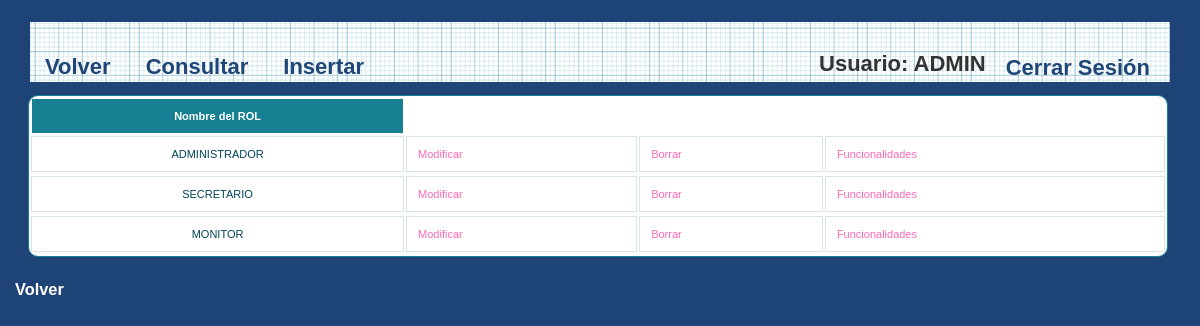
Screenshot of /IUjulio/Controllers/ROL_Controller.php (signed in) with the database file from the repository.
### tables this page shows
CREATE TABLE IF NOT EXISTS `ROL` (
`ROL_ID` int(10) NOT NULL,
  `ROL_NOM` varchar(80) DEFAULT NULL
);

### IUjulio/Controllers/ROL_Controller.php (called while the page is built, shortened)
<?php
include '../Models/ROL_Model.php';
	Switch ($_REQUEST['accion']) {
		default:
			if (!isset($_REQUEST['ROL_NOM'])) {
				$rol = new ROL_MODEL('', '');
			} else {
				$rol = get_data_form();
			}
			$datos = $rol->ConsultarTodo();
			if (!tienePermisos('ROL_Show')) {
				new Mensaje('No tienes los permisos necesarios', '../Views/DEFAULT_Vista.php');
			} else {
				new ROL_Show($datos, '../Views/DEFAULT_Vista.php');
			}
	}
?>

### IUjulio/Models/ROL_Model.php (called while the page is built, shortened)
<?php
class ROL_MODEL
{
	var $mysqli;
function ConectarBD()
{
    $this->mysqli = new mysqli("localhost", "iu2016", "iu2016", "IU2016");
}
	function ConsultarTodo()
	{
		$sql = "select * from ROL ORDER BY ROL_ID";
		if (!($resultado = $this->mysqli->query($sql))){
			return 'Error en la consulta sobre la base de datos';
		}
		else{
			$toret=array();
			$i=0;
			while ($fila= $resultado->fetch_array()) {
				$toret[$i]=$fila;
				$i++;
			}
			return $toret;
		}
	}
}
?>

### IUjulio/Views/ROL_SHOW_ALL_Vista.php (the view, shortened to what this page needs)
<?php
class ROL_Show{
	private $datos;
	private $volver;
	function __construct($array, $volver){
		$this->datos = $array;
		$this->volver = $volver;
		$this->render();
	}
	function render(){
		?>
		<div>
			<p>
				<h2>
					<head>
						<link rel="stylesheet" href="../Styles/styles.css" type="text/css" media="screen" />
						<link rel="stylesheet" type="text/css" href="../Styles/print.css" media="print" />
					</head>
					<div id="wrapper">
						<nav>
							<div class="menu">
								<ul>
									<li><a href="../Functions/Desconectar.php"><?php echo  $strings['Cerrar Sesión']; ?></a></li>
									<li><?php echo $strings['Usuario'].": ". $_SESSION['login']; ?></li>
								</ul>
								<?php echo '<a href=\'' . $this->volver . "'>" . $strings['Volver'] . " </a>"; ?></li>
								<a href='./ROL_Controller.php?accion=<?php echo $strings['Consultar']?>'><?php echo $strings['Consultar']?></a>
								<a href='./ROL_Controller.php?accion=<?php echo $strings['Insertar']?>'><?php echo $strings['Insertar']?></a>
							</div>
						</nav>
						<?php
						$lista = array('ROL_NOM');
						?>
						<div >
						<table  id="btable"  class="responstable" border = 1>
							<tr>
								<?php
								foreach($lista as $titulo){
										echo "<th>";
									?>
									<?php
									echo $strings[$titulo];
									?>
									</th>
									<?php
								}
								?>
							</tr>
							<?php
							for ($j=0;$j<count($this->datos);$j++){
							echo "<tr>";
							foreach ($this->datos [$j] as $clave => $valor) {
                                for ($i = 0; $i < count($lista); $i++) {
                                    if ($clave === $lista[$i]) {
                                    ?>
                                    <?php
                                    echo "<td>";
                                    echo $valor;
                                    echo "</td>";
                                    }
                                }
                            }
							?>
							<td>
								<a href='ROL_Controller.php?ROL_NOM=<?php echo $this->datos[$j]['ROL_NOM'] . '&accion='.$strings['Modificar']; ?>'><?php echo $strings['Modificar'] ?></a>
							</td>
							<td>
								<a href='ROL_Controller.php?ROL_NOM=<?php echo $this->datos[$j]['ROL_NOM'] . '&accion='.$strings['Borrar']; ?>'><?php echo $strings['Borrar'] ?></a>
							</td>
								<td>
									<a href='ROL_Controller.php?ROL_NOM=<?php echo $this->datos[$j]['ROL_NOM'] . '&accion='.$strings['Funcionalidades']; ?>'><?php echo $strings['Funcionalidades'] ?></a>
								</td>
								<?php
								echo "<tr>";
								}
								?>
						</table>
						</div>
					</div>
					<h3>
			<p>
				<?php
				echo '<a  class="form-link" href=\'' . $this->volver . "'>" . $strings['Volver'] . " </a>";
				?>
				</h3>
			</p>
		</div>
		<?php
	}
}

### IUjulio/Styles/styles.css (style rules this page uses)
* { margin: 0; padding: 0; }
ul li { list-style-type:none; }
header, footer, section, aside, nav, article { display: block; }
#wrapper { width: 1140px; margin: 0 auto; margin-top: 5px; margin-bottom: 5px; }
nav { width: 1140px; height: 69px; margin: 0 auto; background: #1F4677 url(../images/blueprintpaper.png) repeat-x; }
h1,h2,h3,h4,h5,h6 { font-weight: bold; clear: both; color: #333; list-style-type:none; }
a:link, a:visited { color:hotpink; text-decoration: none; }
p { margin-bottom: 18px; }
li { padding-left: 5px; }
nav .menu { font-size: 22px; font-weight: bold; }
nav .menu ul { margin: 0; padding: 25px 0 0 20px; list-style: none; line-height: normal; }
nav .menu li { display: block; float: right; }
nav .menu a { display: block; margin-right: 5px; padding: 0px 15px; text-decoration: none; color: #1F4677; float:left; }
table { white-space: normal; line-height: normal; font-weight: normal; font-size: small; font-style: normal; color: black; text-align: center; font-variant: normal; border-color: gray; background-color: white; }
#btable { white-space: normal; line-height: normal; font-weight: normal; font-size: 11px; font-style: normal; color: black; text-align: center; font-variant: normal; border-color: gray; background-color: white; margin-left: -2px; }
#btable { width: 100%; overflow: hidden; background: #FFF; color: #024457; border-radius: 10px; border: 1px solid #167F92; }
#btable tr { border: 1px solid #D9E4E6; }
#btable tr:nth-child(odd) { background-color: #EAF3F3; }
#btable th { display: none; border: 1px solid #FFF; background-color: #167F92; color: #FFF; padding: 1em; }
#btable th:first-child { display: table-cell; text-align: center; }
#btable td { display: block; word-wrap: break-word; max-width: 7em; }
#btable td:first-child { display: table-cell; text-align: center; border-right: 1px solid #D9E4E6; }
@media (min-width: 480px) { #btable td { border: 1px solid #D9E4E6; } }
#btable th, #btable td { text-align: left; margin: .5em 1em; }
@media (min-width: 480px) { #btable th, #btable td { display: table-cell; padding: 1em; } }
#content p, ul, ol, hr { margin-bottom: 24px; }
#content h1, h2, h3, h4, h5, h6 { color: #333; margin: 0 0 20px 0; line-height: 1.5em; }
* { margin-top: 4px; }
.form-link { color: white !important; margin-left: 15px; }

### IUjulio/Styles/print.css (style rules this page uses)
a { text-decoration : underline; color : #0000ff; }
a:link:after, a:visited:after { content: " (" attr(href) ") "; font-size: 70%; }
nav, footer, header, aside { display : none; }

### rows the page displays
rol: ROL_NOM "ADMINISTRADOR"
rol: ROL_NOM "SECRETARIO"
rol: ROL_NOM "MONITOR"

### other values shown
$strings['Cerrar Sesión'] "Cerrar Sesión"
$strings['Usuario'] "Usuario"
$_SESSION['login'] "ADMIN"
$strings['Volver'] "Volver"
$strings['Consultar'] "Consultar"
$strings['Insertar'] "Insertar"
$strings[$titulo] "Nombre del ROL"
